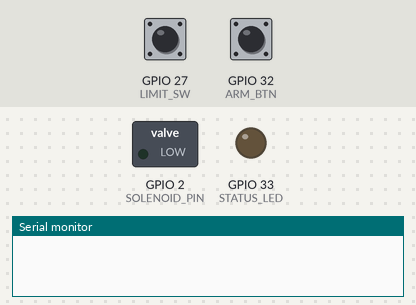
The sketch below on a simulated ESP32. Parts: switched loads named in the sketch (green lamp = pin HIGH), output pins drawn as LEDs (lit = HIGH), the last lines printed to the serial monitor. Dashed ring = blinking. The test bench sets the inputs (shaded band); at power-on: GPIO 27 (LIMIT_SW) HIGH, GPIO 32 (ARM_BTN) HIGH (analog values on the 0–4095 scale).

Above: at 1.2 s.
1.3 s: GPIO 27 (LIMIT_SW) pulled LOW for 3.2 s
At 1.7 s:
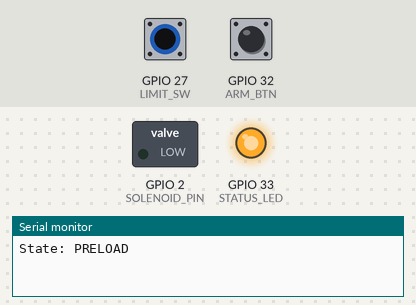
6.0 s: GPIO 32 (ARM_BTN) pulled LOW for 0.15 s
At 7.2 s:
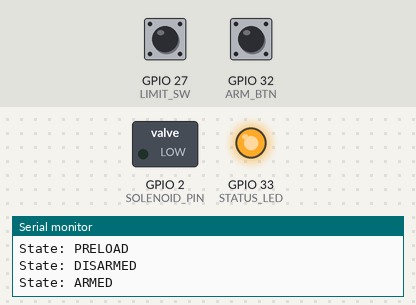
7.6 s: GPIO 27 (LIMIT_SW) pulled LOW for 0.15 s
At 8.36 s:
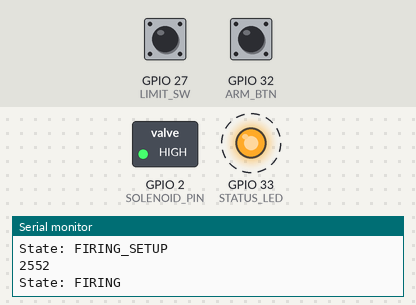
10.6 s: GPIO 32 (ARM_BTN) pulled LOW for 1 s
13.1 s: GPIO 32 (ARM_BTN) pulled LOW for 3.2 s
At 16.7 s:
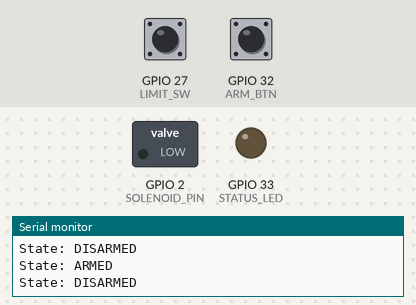
Timing chart, 0 to 18.2 s (numbered marks = the images above; inputs shaded):
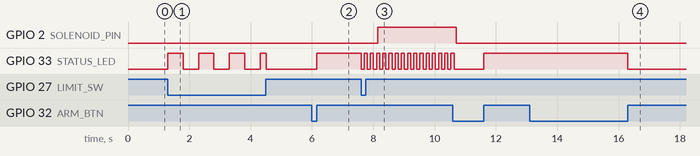

Measured:
- after the input at 1.3 s, GPIO 33 (STATUS_LED): goes 3 × (HIGH 0.50 s, LOW 0.50 s), HIGH 0.19 s, then LOW, starting at once
- after the input at 6.0 s, GPIO 33 (STATUS_LED): LOW → HIGH after 0.15 s
- after the input at 7.6 s, GPIO 2 (SOLENOID_PIN): LOW → HIGH after 0.55 s; GPIO 33 (STATUS_LED): alternates HIGH for 0.10 s and LOW for 0.10 s, starting at once
- after the input at 13.1 s, GPIO 33 (STATUS_LED): HIGH → LOW after 3.2 s

The sketch:

ESP32Code.ino
```cpp
// Pins
const uint8_t DELAY_POT = 36;   // Potentiometer to control the initial delay
const uint8_t POWER_POT = 39;   // Potentiometer to control how long relay/solenoid is open for
const uint8_t ARM_BTN = 32;     // Momentary illuminated push button to arm/disarm, pull up pin internally
const uint8_t STATUS_LED = 33;  // LED in the push button (can be powered directly from pin)

const uint8_t LIMIT_SW = 27;     // Limit switch to detect mortar shell
const uint8_t SOLENOID_PIN = 2;  // 14 set to onboard led (2) for testing //Relay or MOSFET to control solenoid

// Define ON/OFF state for inputs/outputs
const bool SOLENOID_ON_STATE = HIGH;      // true = Activate solenoid
const bool LIMIT_SWITCH_ACTIVATED = LOW;  // true = Mortar shell detected by limit switch

// Callbacks for external interrupts
void IRAM_ATTR armBtnCb();

// Global variables for timing, time in ms
uint16_t triggerDelayThreshold = 1000;  // Initial delay
const uint16_t TRIGGER_DELAY_MIN = 100;
const uint16_t TRIGGER_DELAY_MAX = 1000;

uint16_t fireTimeThreshold = 1000;  // Time solenoid is open for
const uint16_t FIRE_TIME_MIN = 100;
const uint16_t FIRE_TIME_MAX = 5000;

//Analog resoloution
const uint8_t ANALOG_RES = 10;

// State machine states
enum States {
  DISARMED,
  ARMED,
  TRIGGERED_SETUP,
  TRIGGERED,
  FIRING_SETUP,
  FIRING,
  PRELOAD
};
volatile enum States currentState = DISARMED;

// States in string format for printing
char *stateNames[] = {
  "DISARMED",
  "ARMED",
  "TRIGGERED_SETUP",
  "TRIGGERED",
  "FIRING_SETUP",
  "FIRING",
  "PRELOAD",
};

enum LedMode {
  LED_OFF,         //Disarmed
  LED_ON,          //Armed
  LED_BLINK_FAST,  //Firing
  LED_BLINK_SLOW   //Error
};

void setup() {
  Serial.begin(115200);

  // Setup solenoid output and turn it off
  pinMode(SOLENOID_PIN, OUTPUT);
  digitalWrite(SOLENOID_PIN, !SOLENOID_ON_STATE);

  // Setup arm button with interrupt
  pinMode(ARM_BTN, INPUT_PULLUP);
  attachInterrupt(digitalPinToInterrupt(ARM_BTN), armBtnCb, RISING);

  // Setup limit switch, no interrupt nedded
  pinMode(LIMIT_SW, INPUT_PULLUP);

  // Setup Armed LED
  pinMode(STATUS_LED, OUTPUT);
  digitalWrite(STATUS_LED, LOW);

  // Setup analog inputs, set the resoloution to 10Bits (0-1024)
  analogReadResolution(ANALOG_RES);
  pinMode(DELAY_POT, INPUT);
  pinMode(POWER_POT, INPUT);
}

uint32_t armDebounceTimer = millis();
const uint16_t debounceThreshold = 700;
/**
 * Callback for the rising edge of the pushbutton
 * Debouncing time based of debounceThreshold
 */
void IRAM_ATTR armBtnCb() {
  if (millis() - armDebounceTimer > debounceThreshold) {
    // Arm button will override all other states
    currentState = (currentState == DISARMED) ? ARMED : DISARMED;
    armDebounceTimer = millis();
  }
}

enum States lastState;
uint32_t triggeredTimer = millis();
uint32_t fireTimer = millis();
void loop() {

  if (lastState != currentState) {  //used for debugging
    Serial.printf("State: %s\n", stateNames[currentState]);
  }

  switch (currentState) {

    case DISARMED:
      digitalWrite(SOLENOID_PIN, !SOLENOID_ON_STATE);  // Force solenoid off

      if (digitalRead(LIMIT_SW) == LIMIT_SWITCH_ACTIVATED) {  //If limit switch is triggered then go to the error state PRELOAD
        currentState = PRELOAD;
        return;
      }
      setLED(LED_OFF);
      break;

    case ARMED:
      digitalWrite(SOLENOID_PIN, !SOLENOID_ON_STATE);         // Force solenoid off
      if (digitalRead(LIMIT_SW) == LIMIT_SWITCH_ACTIVATED) {  //If limit switch is triggered then start the firing procudure
        currentState = TRIGGERED_SETUP;
        return;
      }
      setLED(LED_ON);
      break;

    case TRIGGERED_SETUP:                                                                                                   //This is run once before going to triggered state
      triggeredTimer = millis();                                                                                            //reset the timer
      triggerDelayThreshold = map(analogRead(DELAY_POT), 0, pow(2, ANALOG_RES) - 1, TRIGGER_DELAY_MIN, TRIGGER_DELAY_MAX);  //Map the analog reading to the time delay
      currentState = TRIGGERED;
      return;

    case TRIGGERED:
      if (millis() - triggeredTimer > triggerDelayThreshold) {  //Wait for the initial delay time
        currentState = FIRING_SETUP;
        return;
      }
      setLED(LED_BLINK_FAST);
      break;

    case FIRING_SETUP:  //Open the solenoid and restart the timer
      fireTimer = millis();
      fireTimeThreshold = map(analogRead(POWER_POT), 0, pow(2, ANALOG_RES) - 1, FIRE_TIME_MIN, FIRE_TIME_MAX);  //Map the analog reading to the time delay
      Serial.println(fireTimeThreshold);
      digitalWrite(SOLENOID_PIN, SOLENOID_ON_STATE);
      currentState = FIRING;
      return;

    case FIRING:  //Wait for the motor to fire
      if (millis() - fireTimer > fireTimeThreshold) {
        currentState = DISARMED;
        return;
      }
      setLED(LED_BLINK_FAST);
      break;

    case PRELOAD:              //Error state where the limit switch has been activated when disarmed
      setLED(LED_BLINK_SLOW);  //Blink the light slowly and wait for the limit switch to be cleared
      if (digitalRead(LIMIT_SW) != LIMIT_SWITCH_ACTIVATED) {
        currentState = DISARMED;
        return;
      }
      break;

    default:
      break;
  }

  lastState = currentState;
}

uint32_t blinkTimer = millis();
uint16_t blinkThreshold = 100;
bool ledState = false;
/**
 * Set the status LED
 */
void setLED(LedMode ledMode) {
  switch (ledMode) {
    case LED_OFF:
      ledState = LOW;
      break;

    case LED_ON:
      ledState = HIGH;
      break;

    case LED_BLINK_FAST:
      blinkThreshold = 100;
      if (millis() - blinkTimer > blinkThreshold) {
        blinkTimer = millis();
        ledState = !ledState;
        digitalWrite(STATUS_LED, ledState);
      }
      break;

    case LED_BLINK_SLOW:
      blinkThreshold = 500;
      if (millis() - blinkTimer > blinkThreshold) {
        blinkTimer = millis();
        ledState = !ledState;
      }
      break;

    default:
      Serial.println("Error: Invalid LED mode");
      break;
  }
  digitalWrite(STATUS_LED, ledState);
}
```
